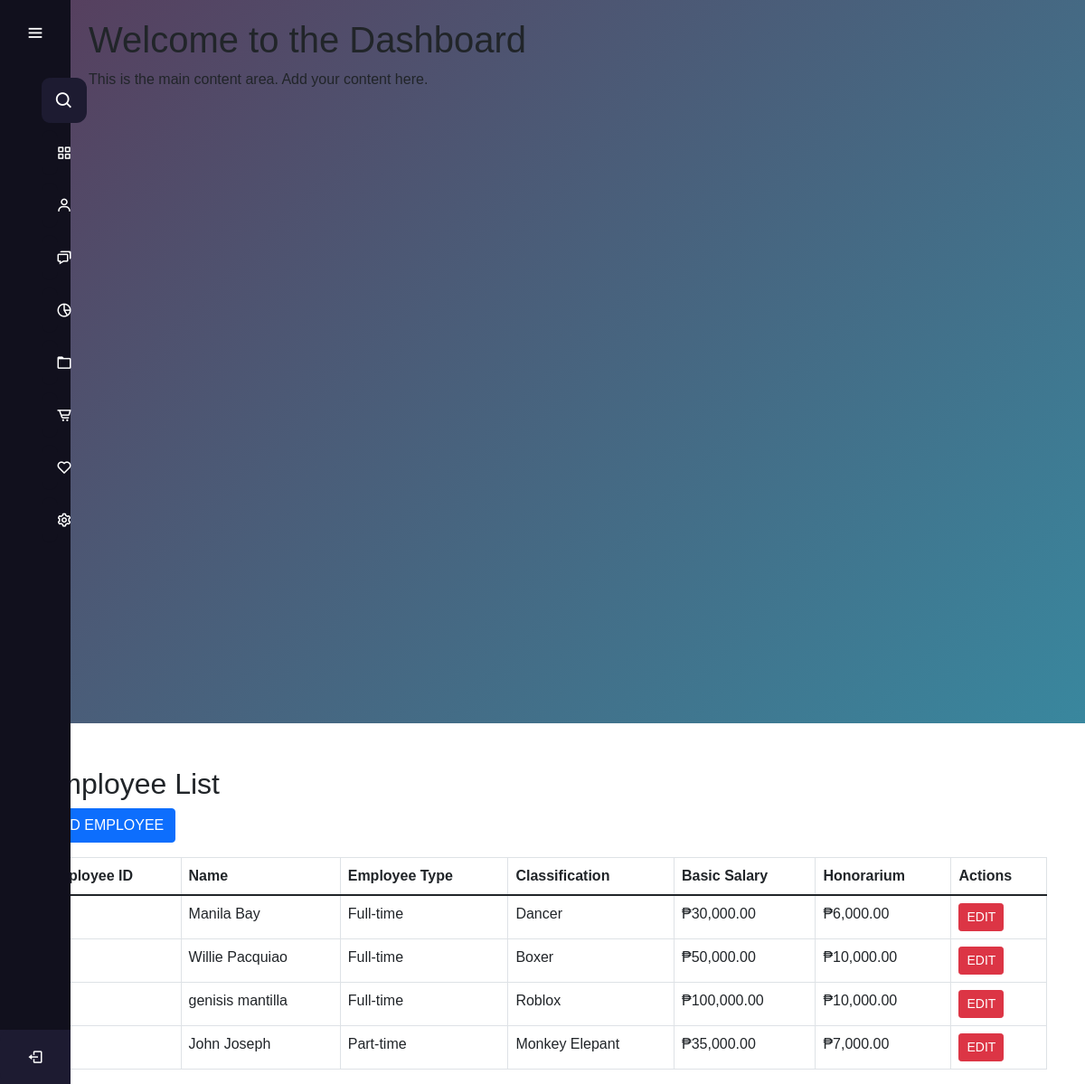
/manage_employees.php, run on the app's committed database.
### tables this page shows
CREATE TABLE `employees` (
  `employee_id` int(11) NOT NULL,
  `first_name` varchar(255) NOT NULL,
  `last_name` varchar(255) NOT NULL,
  `employee_type` enum('full-time','part-time') NOT NULL,
  `classification` varchar(255) NOT NULL,
  `basic_salary` decimal(10,2) NOT NULL,
  `honorarium` decimal(10,2) DEFAULT 0.00,
  `created_at` timestamp NOT NULL DEFAULT current_timestamp()
);

### manage_employees.php (the view, shortened to what this page needs)
<?php
$conn = new mysqli('localhost', 'root', '', 'gfi_exel');
$sql_fetch = "SELECT * FROM employees";
$result = $conn->query($sql_fetch);
?>
<!DOCTYPE html>
<html lang="en">
<?php include 'sidebars.php'; ?>
<head>
    <link rel="stylesheet" href="css/bootstrap.min.css">
</head>
<body>
    <div class="container mt-5">
        <div id="employeeList">
            <h2 class="mb-9">Employee List</h2>
            <button class="btn btn-primary mb-3" onclick="toggleView('addEmployee')">ADD EMPLOYEE</button>
            <table class="table table-bordered">
                <thead>
                    <tr>
                        <th>Employee ID</th>
                        <th>Name</th>
                        <th>Employee Type</th>
                        <th>Classification</th>
                        <th>Basic Salary</th>
                        <th>Honorarium</th>
                        <th>Actions</th>
                    </tr>
                </thead>
                <tbody>
                    <?php
                    if ($result->num_rows > 0) {
                        while ($row = $result->fetch_assoc()) {
                            echo "<tr>
                                    <td>" . $row['employee_id'] . "</td>
                                    <td>" . $row['first_name'] . " " . $row['last_name'] . "</td>
                                    <td>" . ucfirst($row['employee_type']) . "</td>
                                    <td>" . $row['classification'] . "</td>
                                    <td>₱" . number_format($row['basic_salary'], 2) . "</td>
                                    <td>₱" . number_format($row['honorarium'], 2) . "</td>
                                    <td>
                                        <button class='btn btn-danger btn-sm' onclick='toggleEditForm(" . $row['employee_id'] . ")'>EDIT</button>
                                    </td>
                                  </tr>";
                        }
                    } else {
                        echo "<tr><td colspan='7'>No employees found.</td></tr>";
                    }
                    ?>
                </tbody>
            </table>
        </div>
    </div>
</body>
</html>

### styles.css (style rules this page uses)
* { margin: 0; padding: 0; box-sizing: border-box; font-family: "Poppins", sans-serif; }

### data on the page
employees: first_name "Manila", last_name "Bay", employee_type "Full-time", classification "Dancer", basic_salary "30,000.00", honorarium "6,000.00"
employees: first_name "Willie", last_name "Pacquiao", employee_type "Full-time", classification "Boxer", basic_salary "50,000.00", honorarium "10,000.00"
employees: first_name "genisis", last_name "mantilla", employee_type "Full-time", classification "Roblox", basic_salary "100,000.00", honorarium "10,000.00"
employees: first_name "John", last_name "Joseph", employee_type "Part-time", classification "Monkey Elepant", basic_salary "35,000.00", honorarium "7,000.00"
